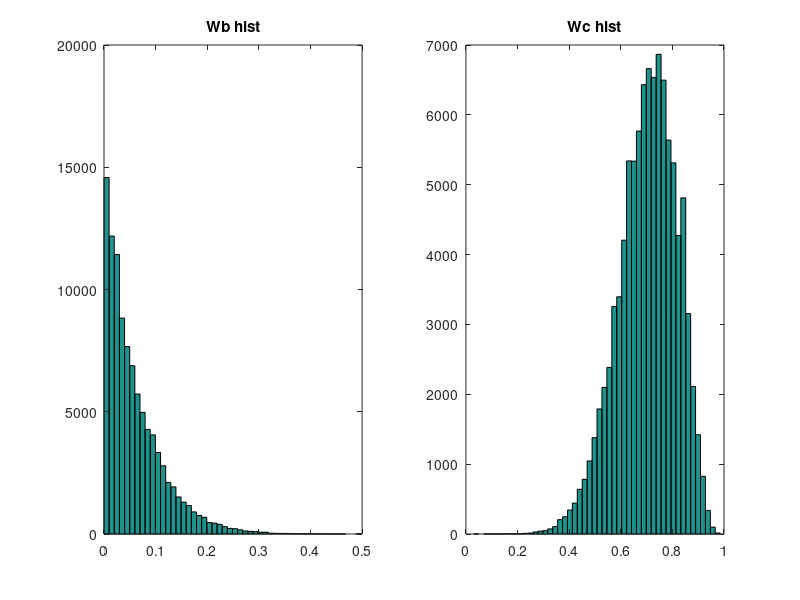

Write the MATLAB code that produced this figure.
% In this program, we use the noisy-or likelihood function and the uniform 
% prior of causal strengths to implement causal inference with the sampling
% approach. We will compute the posterior distribution of causal strengths,
% and then estimate the median value of strength that a drug causes a 
% headache, based on contingency data that report the number of 
% participants in each condition.

% B: background causes of headaches (present in all groups)
% C: took the drug (1) or did not take the drug (0)
% E: had a headache (1) or did not have a headache (0)

% The noisy-or likelihood function is commonly used in probabilistic 
% graphical models to model causal strengths or dependencies between 
% variables. It is particularly useful when dealing with binary variables 
% and capturing the idea that a cause may not always lead to an effect due 
% to noise or other unobserved factors.

% In the context of a causal graph, the noisy-or likelihood function 
% represents the probability of an effect variable being true given a set 
% of cause variables. It assumes that each cause variable has a certain 
% "causal strength" or influence on the effect variable, and the effect 
% variable will be true if and only if at least one of the cause variables 
% is true.

% The noisy-or assumption allows for a flexible representation of causal 
% dependencies, where multiple causes can contribute to an effect but not 
% all causes are necessary for the effect to occur. The noise factor 
% accounts for the possibility of false negatives or situations where a 
% cause does not lead to the effect due to noise or other unobserved 
% factors, which isn't always the case in animal reasoning (rats and
% pigeons, for example, seem to rely solely on a linear likelihood
% function, where the presence of causes and effects are simply summed in
% accordance fundamentally with associative learning).

% Note: The noisy-or likelihood function assumes that the cause variables 
% are conditionally independent given the effect variable. 

clear all;

% Input contingency data
a = 12;  % B = 1, C = 1, E = 1
b = 4;   % B = 1, C = 1, E = 0
c = 0;   % B = 1, C = 0, E = 1
d = 16;  % B = 1, C = 0, E = 0


%% Step 1: general samples from prior distriution
samplenum = 100000;

w0 = unifrnd(0, 1, [1,samplenum]) ;
w1 = unifrnd(0, 1, [1,samplenum]) ;

%% Step 2: compute likelihood using noisy-or function
% B = 1, C = 1, E = 1
likeli_a = ( 1 - (1 - w0) .* (1 - w1) ).^a ;

% B = 1, C = 1, E = 0
likeli_b = ( (1 - w0) .* (1 - w1) ).^b ;

% B = 1, C = 0, E = 1
likeli_c = w0.^c ;

% B = 1, C = 0, E = 0
likeli_d = (1-w0).^d ;


likelihood = likeli_a .* likeli_b .* likeli_c .* likeli_d ;

%% Step 3: Normalize likelihood to compute the sampling weights
weight = likelihood / sum(likelihood) ;

%% Step 4: generate the posterior random samples
postindx = randsample(1:samplenum,samplenum,true,weight) ;
% use an index for the pool because we have 2 prior distributions 
% we can use this index to get to the individual posterior samples

%% Step 5: plot the histograms of posterior samples for wb and wc
postwbsample = w0(postindx);
subplot(1,2,1); 
hist(postwbsample,50); 
title('Wb hist');

postwcsample = w1(postindx);
subplot(1,2,2); 
hist(postwcsample,50);
title('Wc hist'); 


%% Step 6: Compute the median value of w1
disp('Estimate of the causal strength')
median(postwcsample)
